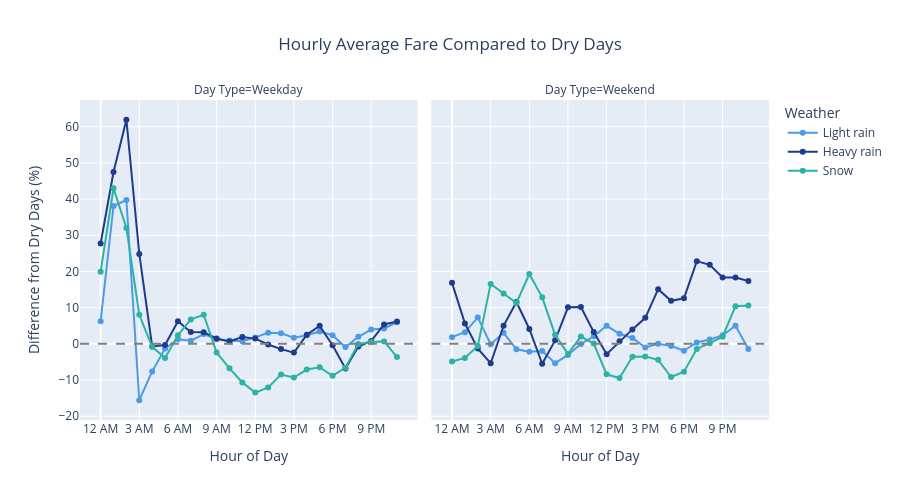

Source (notebook cell):
### Code cell
fig = px.line(
    hourly_relative,
    x = 'hour',
    y = 'fare_pct_vs_dry',
    color = 'condition',
    facet_col = 'day_type',
    markers = True,
    color_discrete_map = CONDITION_COLORS,
    category_orders = {'day_type': ['Weekday', 'Weekend']},
    title = 'Hourly Average Fare Compared to Dry Days',
    labels = {
        'hour': 'Hour of Day',
        'fare_pct_vs_dry': 'Difference from Dry Days (%)',
        'condition': 'Weather',
        'day_type': 'Day Type'
    }
)

# a dashed line at 0 marks no difference from dry days
fig.add_hline(y = 0, line_dash = 'dash', line_color = 'gray')

fig.update_xaxes(tickmode = 'array', tickvals = hour_ticks, ticktext = hour_labels)

fig.update_layout(
    title = dict(x = 0.5, xanchor = 'center'),
    height = 500
)

fig.show()

### Figure 1 — Plotly figure (JSON) as saved in the notebook; plotly's stock layout.template omitted (floating-point values rounded to 4 significant figures)
{"data": [{"hovertemplate": "Weather=Light rain<br>Day Type=Weekday<br>Hour of Day=%{x}<br>Difference from Dry Days (%)=%{y}<extra></extra>", "legendgroup": "Light rain", "line": {"color": "#4c9be8", "dash": "solid"}, "marker": {"symbol": "circle"}, "mode": "lines+markers", "name": "Light rain", "orientation": "v", "showlegend": true, "type": "scatter", "x": [0, 1, 2, 3, 4, 5, 6, 7, 8, 9, 10, 11, 12, 13, 14, 15, 16, 17, 18, 19, 20, 21, 22, 23], "xaxis": "x", "y": [6.26, 38.09, 39.73, -15.57, -7.616, -1.301, 1.261, 0.8684, 2.695, 1.276, 0.8992, 0.7301, 1.787, 3.049, 2.913, 1.679, 2.406, 3.432, 2.38, -0.8935, 1.955, 3.941, 4.255, 5.975], "yaxis": "y"}, {"hovertemplate": "Weather=Heavy rain<br>Day Type=Weekday<br>Hour of Day=%{x}<br>Difference from Dry Days (%)=%{y}<extra></extra>", "legendgroup": "Heavy rain", "line": {"color": "#1f3b8c", "dash": "solid"}, "marker": {"symbol": "circle"}, "mode": "lines+markers", "name": "Heavy rain", "orientation": "v", "showlegend": true, "type": "scatter", "x": [0, 1, 2, 3, 4, 5, 6, 7, 8, 9, 10, 11, 12, 13, 14, 15, 16, 17, 18, 19, 20, 21, 22, 23], "xaxis": "x", "y": [27.72, 47.48, 61.91, 24.85, -0.7144, -0.3146, 6.24, 3.251, 3.239, 1.504, 0.652, 1.879, 1.457, -0.1744, -1.449, -2.415, 2.533, 4.985, -0.3665, -6.794, -0.7167, 0.8239, 5.377, 6.179], "yaxis": "y"}, {"hovertemplate": "Weather=Snow<br>Day Type=Weekday<br>Hour of Day=%{x}<br>Difference from Dry Days (%)=%{y}<extra></extra>", "legendgroup": "Snow", "line": {"color": "#2bb3a3", "dash": "solid"}, "marker": {"symbol": "circle"}, "mode": "lines+markers", "name": "Snow", "orientation": "v", "showlegend": true, "type": "scatter", "x": [0, 1, 2, 3, 4, 5, 6, 7, 8, 9, 10, 11, 12, 13, 14, 15, 16, 17, 18, 19, 20, 21, 22, 23], "xaxis": "x", "y": [19.94, 42.99, 32.01, 8.045, -0.8251, -3.882, 2.385, 6.759, 8.037, -2.355, -6.754, -10.66, -13.45, -12.06, -8.466, -9.294, -7.091, -6.483, -8.839, -6.565, -0.005995, 0.5376, 0.6851, -3.638], "yaxis": "y"}, {"hovertemplate": "Weather=Light rain<br>Day Type=Weekend<br>Hour of Day=%{x}<br>Difference from Dry Days (%)=%{y}<extra></extra>", "legendgroup": "Light rain", "line": {"color": "#4c9be8", "dash": "solid"}, "marker": {"symbol": "circle"}, "mode": "lines+markers", "name": "Light rain", "orientation": "v", "showlegend": false, "type": "scatter", "x": [0, 1, 2, 3, 4, 5, 6, 7, 8, 9, 10, 11, 12, 13, 14, 15, 16, 17, 18, 19, 20, 21, 22, 23], "xaxis": "x2", "y": [1.858, 3.209, 7.305, -0.07387, 3.04, -1.485, -2.15, -2.004, -5.329, -3.057, -0.0286, 2.086, 4.985, 2.79, 1.636, -0.991, 0.01828, -0.5919, -1.904, 0.4021, 1.184, 2.384, 5.01, -1.425], "yaxis": "y2"}, {"hovertemplate": "Weather=Heavy rain<br>Day Type=Weekend<br>Hour of Day=%{x}<br>Difference from Dry Days (%)=%{y}<extra></extra>", "legendgroup": "Heavy rain", "line": {"color": "#1f3b8c", "dash": "solid"}, "marker": {"symbol": "circle"}, "mode": "lines+markers", "name": "Heavy rain", "orientation": "v", "showlegend": false, "type": "scatter", "x": [0, 1, 2, 3, 4, 5, 6, 7, 8, 9, 10, 11, 12, 13, 14, 15, 16, 17, 18, 19, 20, 21, 22, 23], "xaxis": "x2", "y": [16.85, 5.66, -1.295, -5.341, 4.997, 11.56, 4.122, -5.486, 0.967, 10.09, 10.18, 3.298, -2.84, 0.7087, 4.0, 7.189, 15.12, 11.9, 12.58, 22.86, 21.84, 18.31, 18.3, 17.35], "yaxis": "y2"}, {"hovertemplate": "Weather=Snow<br>Day Type=Weekend<br>Hour of Day=%{x}<br>Difference from Dry Days (%)=%{y}<extra></extra>", "legendgroup": "Snow", "line": {"color": "#2bb3a3", "dash": "solid"}, "marker": {"symbol": "circle"}, "mode": "lines+markers", "name": "Snow", "orientation": "v", "showlegend": false, "type": "scatter", "x": [0, 1, 2, 3, 4, 5, 6, 7, 8, 9, 10, 11, 12, 13, 14, 15, 16, 17, 18, 19, 20, 21, 22, 23], "xaxis": "x2", "y": [-4.856, -3.886, -0.6145, 16.57, 13.91, 11.29, 19.3, 12.85, 2.534, -2.779, 2.011, 0.09017, -8.404, -9.449, -3.55, -3.508, -4.41, -9.16, -7.671, -1.407, 0.1944, 1.995, 10.4, 10.58], "yaxis": "y2"}], "layout": {"annotations": [{"showarrow": false, "text": "Day Type=Weekday", "x": 0.245, "xanchor": "center", "xref": "paper", "y": 1, "yanchor": "bottom", "yref": "paper"}, {"showarrow": false, "text": "Day Type=Weekend", "x": 0.755, "xanchor": "center", "xref": "paper", "y": 1, "yanchor": "bottom", "yref": "paper"}], "height": 500, "legend": {"title": {"text": "Weather"}, "tracegroupgap": 0}, "shapes": [{"line": {"color": "gray", "dash": "dash"}, "type": "line", "x0": 0, "x1": 1, "xref": "x domain", "y0": 0, "y1": 0, "yref": "y"}, {"line": {"color": "gray", "dash": "dash"}, "type": "line", "x0": 0, "x1": 1, "xref": "x2 domain", "y0": 0, "y1": 0, "yref": "y2"}], "title": {"text": "Hourly Average Fare Compared to Dry Days", "x": 0.5, "xanchor": "center"}, "xaxis": {"anchor": "y", "domain": [0, 0.49], "tickmode": "array", "ticktext": ["12 AM", "3 AM", "6 AM", "9 AM", "12 PM", "3 PM", "6 PM", "9 PM"], "tickvals": [0, 3, 6, 9, 12, 15, 18, 21], "title": {"text": "Hour of Day"}}, "xaxis2": {"anchor": "y2", "domain": [0.51, 1], "matches": "x", "tickmode": "array", "ticktext": ["12 AM", "3 AM", "6 AM", "9 AM", "12 PM", "3 PM", "6 PM", "9 PM"], "tickvals": [0, 3, 6, 9, 12, 15, 18, 21], "title": {"text": "Hour of Day"}}, "yaxis": {"anchor": "x", "domain": [0, 1], "title": {"text": "Difference from Dry Days (%)"}}, "yaxis2": {"anchor": "x2", "domain": [0, 1], "matches": "y", "showticklabels": false}}}
